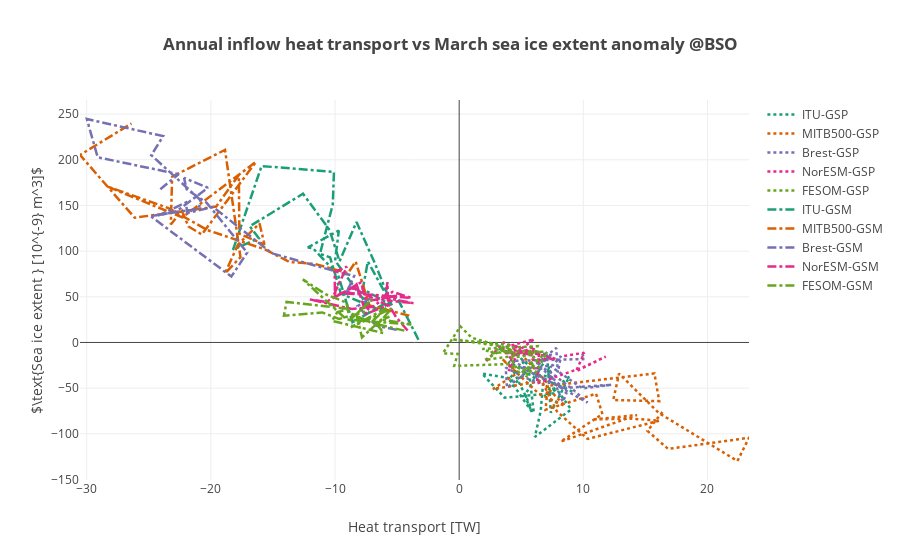

Source (notebook cell):
### Code cell
""" Plot March heat vs sea ice extent anomaly"""
modelnames = ['ITU' , 'MITB500', 'Brest', 'NorESM', 'FESOM']
#colors = ['blue', 'darkorange', 'red', 'green', 'cyan']
colors = cl.scales['5']['qual']['Dark2']; 
mnth = np.str(3) # March

def plot_bso_inflow_heat_seaice(models):
    
    datap = []
    datan = []
    layout = go.Layout(
    title='<b>Annual inflow heat transport vs March sea ice extent anomaly @BSO</b>',
        yaxis=dict(
            title='$\\text{Sea ice extent } [10^{-9} m^3]$',
            #range=[-14, 14]
        ),
        xaxis=dict(
            title='Heat transport [TW]'
        )
    )  
    # names of the control, gsp and gsn variables [total]  
    ctln = ['ctlxice_barents', 'SIextBK_c', 'refice_extent_BSKS', 'ice_extent_NorESM_BarentsKara_ctrl', 'ctliext_BK']
    gspn = ['gspxice_barents', 'SIextBK_gsp', 'gspice_extent_BSKS', 'ice_extent_NorESM_BarentsKara_gsp', 'gspiext_BK']
    gsnn = ['gsnxice_barents', 'SIextBK_gsm', 'gsnice_extent_BSKS', 'ice_extent_NorESM_BarentsKara_gsn', 'gsniext_BK']

    ctlhn = ['ctlbarents_heatinflow', 'barht_c[1]', 'BSOrefheat_in', 'inflow_ht_NorESM_BSO_ctrl', 'ctlheattransp_BSO_in']
    gsphn = ['gspbarents_heatinflow', 'barht_gsp[1]', 'BSOgspheat_in', 'inflow_ht_NorESM_BSO_gsp', 'gspheattransp_BSO_in']
    gsnhn = ['gsnbarents_heatinflow', 'barht_gsm[1]', 'BSOgsnheat_in', 'inflow_ht_NorESM_BSO_gsn', 'gsnheattransp_BSO_in']

    coeffs = [1e-9, 1e-9, 1e-9, 1e-9, 1e-9]
    for ind,mdl in enumerate(models):
        dnm = 'ds'+np.str(ind)+'.'+ctln[ind]+'.groupby(\'time.year\').mean().year'
        time = np.copy(eval(dnm))
        dnm = 'ds'+np.str(ind)+'.'+ctln[ind]+'[ds'+np.str(ind)+'[\'time.month\']=='+mnth+']'
        dnm2 = 'ds'+np.str(ind)+'.'+gspn[ind]+'[ds'+np.str(ind)+'[\'time.month\']=='+mnth+']'        
        dnm3 = 'ds'+np.str(ind)+'.'+gsnn[ind]+'[ds'+np.str(ind)+'[\'time.month\']=='+mnth+']'
        val1 = (np.copy(eval(dnm2)-eval(dnm))*coeffs[ind]) #/(np.copy(eval(dnm))*coeffs[ind])
        val2 = (np.copy(eval(dnm3)-eval(dnm))*coeffs[ind]) #/(np.copy(eval(dnm))*coeffs[ind])
        dnm = 'ds'+np.str(ind)+'.'+ctlhn[ind]+'.groupby(\'time.year\').mean()'
        dnm2 = 'ds'+np.str(ind)+'.'+gsphn[ind]+'.groupby(\'time.year\').mean()'
        dnm3 = 'ds'+np.str(ind)+'.'+gsnhn[ind]+'.groupby(\'time.year\').mean()'
        val3 = np.copy(eval(dnm2)-eval(dnm))
        val4 = np.copy(eval(dnm3)-eval(dnm))
        trace1 = go.Scatter(            
            x = val3,
            y = val1,
            mode = 'lines',
            name = mdl+'-GSP',
            line = dict(
                width = 2.5,
                color = colors[ind],
                dash = 'dot',
                shape = 'smooth'
            )
        )
        datap.append(trace1)
        trace2 = go.Scatter(            
            x = val4,
            y = val2,
            mode = 'lines',
            name = mdl+'-GSM',
            line = dict(
                width = 2.5,
                color = colors[ind],
                dash = 'dashdot',
                shape = 'smooth'
            )
        )
        datan.append(trace2)


   
    data = datap + datan
    
    fig = go.Figure(data=data, layout=layout)
    py.offline.iplot(fig)
    


plot_bso_inflow_heat_seaice(modelnames)



#models = widgets.SelectMultiple(options=list(modelnames), value=modelnames, description='Models')    
#widgets.interactive(update_plot,models=models)

### Figure 1 — Plotly figure (JSON) as saved in the notebook; plotly's stock layout.template omitted (floating-point values rounded to 4 significant figures)
{"data": [{"line": {"color": "rgb(27,158,119)", "dash": "dot", "shape": "smooth", "width": 2.5}, "mode": "lines", "name": "ITU-GSP", "type": "scatter", "x": [3.195, 4.591, 5.559, 6.016, 4.004, 6.76, 6.563, 6.098, 9.014, 7.851, 6.859, 8.874, 7.377, 7.093, 5.36, 5.4, 5.849, 4.033, 5.327, 5.602, 4.298, 4.263, 1.837, 3.651, 7.667, 7.219, 7.183, 5.95, 9.362], "y": [-7.018, -12.9, -24.73, -77.2, -20.85, -44.72, -75.37, -103.5, -73.33, -51.22, -58.94, -37.49, -76.87, -15.28, -56.2, -61.81, -75.89, -39.95, -19.23, -28.49, -48.01, -39.7, -34.07, -60.35, -55.67, -26.42, -37.31, -34.51, -55.32]}, {"line": {"color": "rgb(217,95,2)", "dash": "dot", "shape": "smooth", "width": 2.5}, "mode": "lines", "name": "MITB500-GSP", "type": "scatter", "x": [5.285, 7.155, 6.954, 11.02, 11.54, 8.175, 14.31, 10.71, 13.71, 16.11, 10.33, 7.866, 6.662, 2.715, 4.754, 3.47, 6.423, 8.507, 6.996, 15.72, 16.11, 12.41, 12.88, 16.07, 22.41, 23.34, 16.83, 15.17, 16.44], "y": [-17.09, -45.31, -73.67, -56.14, -78.37, -108.6, -79.52, -84.43, -83.23, -85.68, -105.7, -75.35, -42.48, -51.04, -32.87, -18.29, -56.17, -69.58, -47.8, -33.95, -64.23, -63.02, -34.14, -77.05, -129.8, -104.4, -116.6, -96.79, -75.1]}, {"line": {"color": "rgb(117,112,179)", "dash": "dot", "shape": "smooth", "width": 2.5}, "mode": "lines", "name": "Brest-GSP", "type": "scatter", "x": [5.317, 7.524, 6.325, 8.203, 8.637, 8.35, 7.376, 7.377, 9.939, 12.26, 8.312, 4.926, 6.694, 6.481, 6.035, 3.749, 3.85, 7.821, 7.946, 8.2, 7.542, 6.536, 7.327, 9.232, 10.34, 4.693, 4.302, 10.09, 9.884], "y": [-9.273, -14.21, -24.54, -47.53, -55.79, -65.17, -34.87, -26.18, -50.35, -46.29, -50.0, -26.98, -28.72, -28.36, -43.04, -27.56, -49.44, -5.995, -32.82, -14.89, -25.08, -26.48, -32.21, -52.35, -65.78, -22.39, -20.13, -18.18, -11.34]}, {"line": {"color": "rgb(231,41,138)", "dash": "dot", "shape": "smooth", "width": 2.5}, "mode": "lines", "name": "NorESM-GSP", "type": "scatter", "x": [2.178, 3.596, 5.628, 4.818, 3.997, 4.459, 4.489, 4.729, 5.092, 7.742, 5.932, 5.759, 3.627, 6.634, 3.23, 6.027, 4.006, 6.068, 5.763, 5.752, 5.356, 4.315, 6.445, 6.264, 9.974, 11.81, 9.414, 10.07, 8.373], "y": [-20.38, 0.02363, -13.29, -9.747, -31.15, -2.023, -7.473, -2.525, -8.583, -17.75, -19.01, -13.34, -11.62, -11.57, -6.95, 3.524, -16.86, -4.536, -15.86, -4.427, -13.75, -12.09, -10.07, -44.99, -27.2, -15.46, -31.54, -11.32, -14.96]}, {"line": {"color": "rgb(102,166,30)", "dash": "dot", "shape": "smooth", "width": 2.5}, "mode": "lines", "name": "FESOM-GSP", "type": "scatter", "x": [5.828, 4.14, 4.902, 7.09, 6.145, 4.348, 4.027, -0.3984, -0.1205, -1.313, 0.09319, 1.012, 4.31, 2.792, 1.876, 6.316, 5.348, 6.315, 5.55, 6.779, 5.709, 2.486, 3.017, 4.866, 2.065, 4.135, -0.5712, 3.395, 3.305], "y": [-13.52, -17.04, -34.6, -10.67, -33.07, -26.27, -23.61, -25.63, -12.48, -11.97, 17.53, 5.25, -8.247, -12.07, -7.08, -4.044, -38.54, -19.74, -11.39, -10.21, -9.454, -11.57, -7.554, -13.94, -19.12, -2.79, 3.402, -4.106, -3.936]}, {"line": {"color": "rgb(27,158,119)", "dash": "dashdot", "shape": "smooth", "width": 2.5}, "mode": "lines", "name": "ITU-GSM", "type": "scatter", "x": [-3.28, -5.024, -6.405, -9.533, -10.39, -11.21, -10.18, -10.09, -15.91, -18.21, -16.14, -16.87, -12.58, -10.44, -9.635, -8.269, -6.835, -5.418, -7.357, -7.761, -5.837, -8.596, -9.745, -11.77, -12.19, -9.694, -9.992, -7.211, -8.21], "y": [3.022, 49.8, 35.53, 53.43, 93.12, 97.22, 151.2, 186.8, 193.2, 101.6, 114.2, 127.2, 162.8, 123.2, 88.82, 131.8, 88.13, 40.65, 88.71, 58.58, 43.65, 22.14, 73.66, 103.1, 104.0, 122.6, 89.58, 37.7, 57.66]}, {"line": {"color": "rgb(217,95,2)", "dash": "dashdot", "shape": "smooth", "width": 2.5}, "mode": "lines", "name": "MITB500-GSM", "type": "scatter", "x": [-4.017, -7.235, -8.34, -8.95, -11.6, -13.66, -15.65, -20.26, -23.45, -28.33, -22.3, -16.36, -20.73, -21.8, -22.33, -23.23, -23.12, -18.86, -17.62, -18.85, -17.82, -16.08, -15.68, -17.7, -17.75, -19.57, -26.14, -30.54, -26.4], "y": [29.37, 40.47, 88.68, 75.84, 85.88, 88.15, 101.9, 123.0, 147.3, 170.7, 136.9, 197.9, 118.2, 127.0, 144.2, 129.2, 181.5, 210.9, 93.41, 75.84, 107.1, 130.3, 107.2, 119.1, 183.5, 148.8, 136.6, 205.3, 239.7]}, {"line": {"color": "rgb(117,112,179)", "dash": "dashdot", "shape": "smooth", "width": 2.5}, "mode": "lines", "name": "Brest-GSM", "type": "scatter", "x": [-5.025, -6.685, -8.175, -7.024, -8.86, -9.185, -8.458, -9.722, -15.07, -19.82, -21.91, -22.0, -24.25, -22.75, -20.24, -22.16, -21.95, -20.35, -17.08, -18.35, -24.87, -20.96, -20.84, -24.8, -23.84, -29.99, -29.12, -22.6, -24.18], "y": [13.77, 18.36, 39.87, 49.35, 61.19, 50.98, 72.89, 76.91, 97.63, 148.3, 141.7, 153.3, 138.9, 143.7, 169.4, 180.2, 167.7, 153.2, 98.41, 72.19, 138.4, 146.3, 156.0, 205.1, 225.9, 244.7, 202.7, 184.3, 166.6]}, {"line": {"color": "rgb(231,41,138)", "dash": "dashdot", "shape": "smooth", "width": 2.5}, "mode": "lines", "name": "NorESM-GSM", "type": "scatter", "x": [-4.152, -5.065, -5.722, -5.779, -5.909, -4.647, -7.259, -7.327, -7.902, -8.589, -8.209, -5.749, -7.497, -8.265, -8.949, -3.875, -5.366, -6.95, -8.651, -12.03, -10.72, -8.385, -10.01, -10.03, -9.048, -10.03, -7.28, -3.68, -5.796], "y": [13.12, 27.33, 42.93, 66.13, 49.8, 51.53, 45.8, 35.62, 65.78, 60.66, 56.94, 40.48, 31.35, 63.72, 54.3, 48.78, 55.46, 39.0, 36.7, 47.15, 44.31, 61.59, 50.21, 77.11, 83.04, 54.05, 52.43, 43.01, 45.95]}, {"line": {"color": "rgb(102,166,30)", "dash": "dashdot", "shape": "smooth", "width": 2.5}, "mode": "lines", "name": "FESOM-GSM", "type": "scatter", "x": [-4.414, -6.563, -5.435, -8.727, -5.87, -7.091, -8.932, -9.073, -10.72, -12.59, -9.063, -3.85, -6.139, -5.614, -6.306, -7.831, -8.277, -7.017, -8.82, -6.912, -6.089, -10.24, -9.809, -8.803, -13.9, -14.11, -11.03, -9.678, -7.255], "y": [12.97, 19.68, 37.37, 16.6, 37.68, 21.64, 33.3, 43.62, 52.55, 69.03, 25.08, 19.61, 24.95, 28.27, 24.65, 5.547, 31.23, 46.98, 24.42, 25.1, 10.27, 23.65, 33.38, 36.66, 44.38, 29.38, 32.9, 25.73, 34.78]}], "layout": {"title": "<b>Annual inflow heat transport vs March sea ice extent anomaly @BSO</b>", "xaxis": {"title": "Heat transport [TW]"}, "yaxis": {"title": "$\\text{Sea ice extent } [10^{-9} m^3]$"}}}
